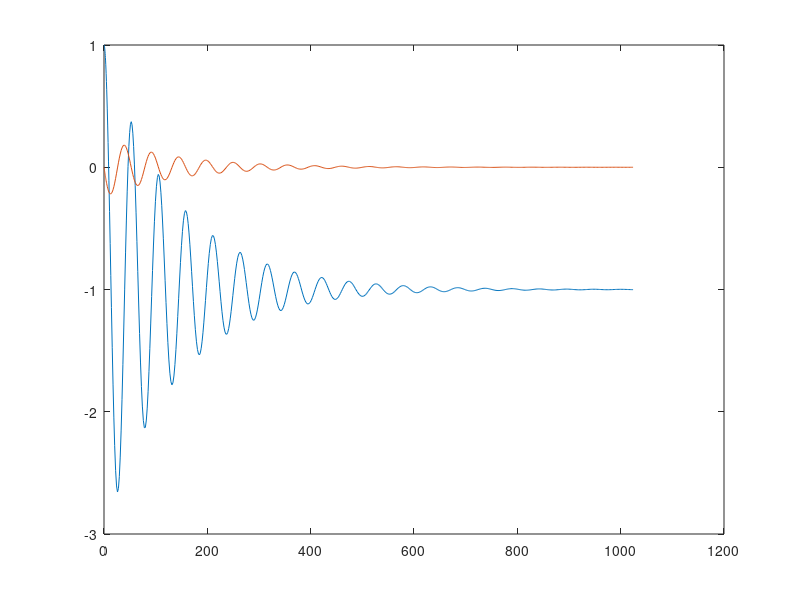

Here is the MATLAB script that generated this plot:
a = 70;
b = 1;
c = 1;
d = 1;

F = @(t,y) [ y(2); -y(2)*b/a - y(1)*c/a - d/a  ];
y0 = [1; 0];

opts= odeset;

[t,y,tfinal] = ode45(F,[0 1024],y0,opts);

plot(t,y);